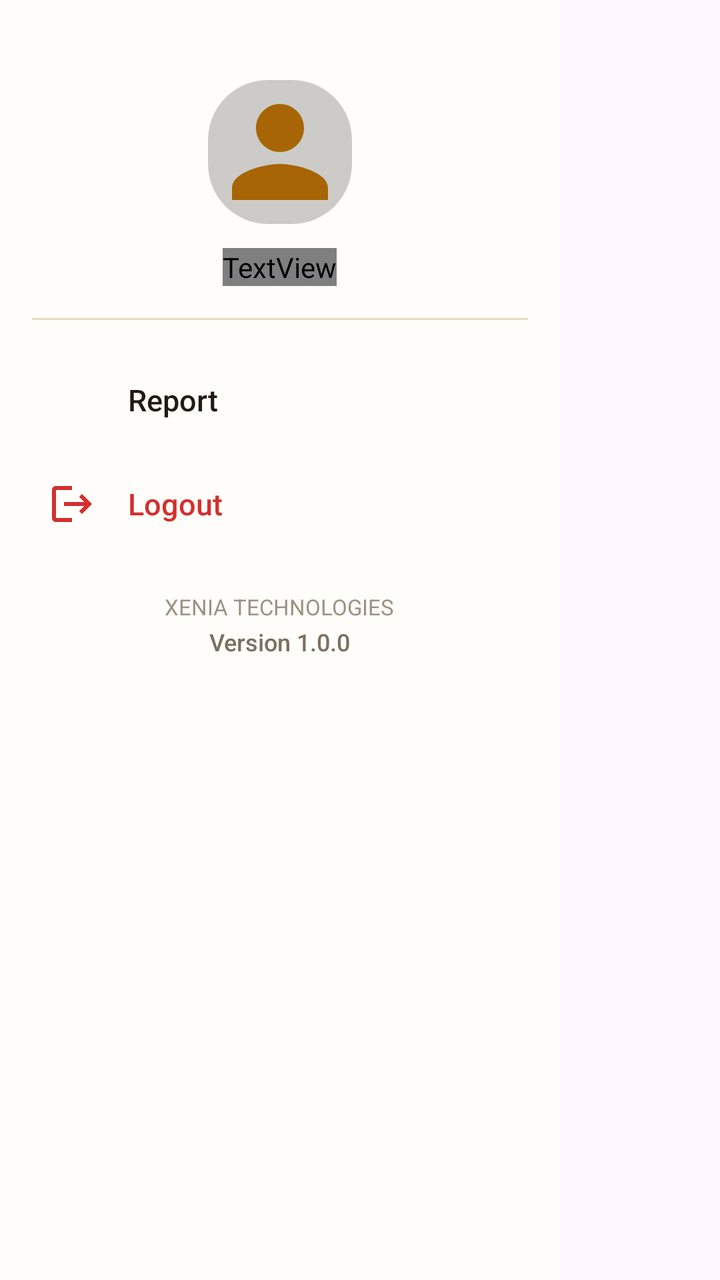
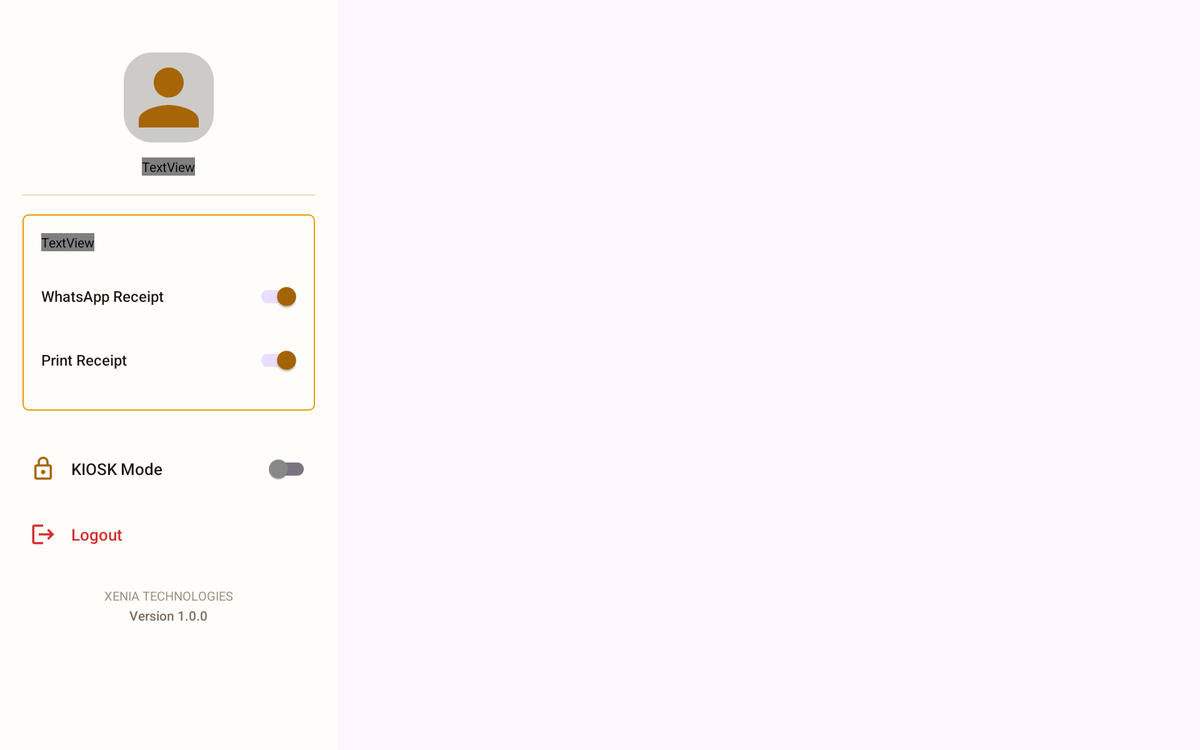

First picture: res/layout/ on a phone held upright. Second picture: the repository's own variant of that layout, on a device whose configuration matches the variant's folder. Source for both follows.
<!-- AndroidManifest.xml: application theme Theme.XeniaOneTempleApp -->
<!-- res/layout/nav_drawer_content.xml -->
<?xml version="1.0" encoding="utf-8"?>
<LinearLayout xmlns:android="http://schemas.android.com/apk/res/android"
    xmlns:app="http://schemas.android.com/apk/res-auto"
    android:layout_width="280dp"
    android:layout_height="match_parent"
    android:layout_gravity="start"
    android:background="@color/temple_card_bg"
    android:orientation="vertical"
    android:padding="16dp">

    
    <LinearLayout
        android:layout_width="match_parent"
        android:layout_height="wrap_content"
        android:layout_marginTop="24dp"
        android:gravity="center_horizontal"
        android:orientation="vertical"
        android:paddingBottom="16dp">

        <ImageView
            android:id="@+id/ivDrawerProfile"
            android:layout_width="72dp"
            android:layout_height="72dp"
            android:background="@drawable/bg_pill_operator"
            android:contentDescription="Profile Image"
            android:scaleType="centerCrop"
            android:src="@drawable/ic_person" />

        <TextView
            android:id="@+id/tvDrawerEmployeeName"
            android:layout_width="wrap_content"
            android:layout_height="wrap_content"
            android:layout_marginTop="12dp"
            android:fontFamily="sans-serif-bold"
            android:text="Counter Operator"
            android:textColor="@color/text_dark"
            android:textSize="16sp" />

        <TextView
            android:id="@+id/tvDrawerDesignation"
            android:layout_width="wrap_content"
            android:layout_height="wrap_content"
            android:layout_marginTop="2dp"
            android:fontFamily="sans-serif"
            android:text="Operations Manager"
            android:visibility="gone"
            android:textColor="@color/text_muted"
            android:textSize="13sp" />
    </LinearLayout>

    <View
        android:layout_width="match_parent"
        android:layout_height="1dp"
        android:layout_marginBottom="12dp"
        android:background="@color/table_divider" />

    
    <LinearLayout
        android:id="@+id/menuTerminalInfo"
        android:layout_width="match_parent"
        android:layout_height="wrap_content"
        android:background="?attr/selectableItemBackground"
        android:clickable="true"
        android:focusable="true"
        android:visibility="gone"
        android:gravity="center_vertical"
        android:orientation="horizontal"
        android:paddingHorizontal="8dp"
        android:paddingVertical="12dp">

        <ImageView
            android:layout_width="24dp"
            android:layout_height="24dp"
            android:src="@drawable/ic_pinelabs_pos"
            app:tint="@color/temple_gold_primary" />

        <TextView
            android:layout_width="wrap_content"
            android:layout_height="wrap_content"
            android:layout_marginStart="16dp"
            android:fontFamily="sans-serif-medium"
            android:text="Terminal Info"
            android:textColor="@color/text_dark"
            android:textSize="15sp" />
    </LinearLayout>

    
    <LinearLayout
        android:id="@+id/menuReport"
        android:layout_width="match_parent"
        android:layout_height="wrap_content"
        android:layout_marginTop="4dp"
        android:background="?attr/selectableItemBackground"
        android:clickable="true"
        android:focusable="true"
        android:visibility="visible"
        android:gravity="center_vertical"
        android:orientation="horizontal"
        android:paddingHorizontal="8dp"
        android:paddingVertical="12dp">

        <ImageView
            android:layout_width="24dp"
            android:layout_height="24dp"
            android:src="@drawable/ic_check_circle"
            app:tint="@color/temple_gold_primary" />

        <TextView
            android:layout_width="wrap_content"
            android:layout_height="wrap_content"
            android:layout_marginStart="16dp"
            android:fontFamily="sans-serif-medium"
            android:text="Report"
            android:textColor="@color/text_dark"
            android:textSize="15sp" />
    </LinearLayout>

    
    <LinearLayout
        android:id="@+id/menuLogout"
        android:layout_width="match_parent"
        android:layout_height="wrap_content"
        android:layout_marginTop="4dp"
        android:background="?attr/selectableItemBackground"
        android:clickable="true"
        android:focusable="true"
        android:gravity="center_vertical"
        android:orientation="horizontal"
        android:paddingHorizontal="8dp"
        android:paddingVertical="12dp">

        <ImageView
            android:layout_width="24dp"
            android:layout_height="24dp"
            android:src="@drawable/ic_logout"
            app:tint="@color/delete_red" />

        <TextView
            android:layout_width="wrap_content"
            android:layout_height="wrap_content"
            android:layout_marginStart="16dp"
            android:fontFamily="sans-serif-medium"
            android:text="Logout"
            android:textColor="@color/delete_red"
            android:textSize="15sp" />
    </LinearLayout>

    


    
    <LinearLayout
        android:layout_width="match_parent"
        android:layout_height="wrap_content"
        android:gravity="center"
        android:layout_marginTop="20dp"
        android:orientation="vertical"
        android:paddingBottom="16dp">

        <TextView
            android:layout_width="wrap_content"
            android:layout_height="wrap_content"
            android:fontFamily="sans-serif"
            android:text="@string/company_name"
            android:textColor="@color/text_subtle"
            android:textSize="11sp" />

        <TextView
            android:id="@+id/tvAppVersion"
            android:layout_width="wrap_content"
            android:layout_height="wrap_content"
            android:layout_marginTop="2dp"
            android:fontFamily="sans-serif-medium"
            android:text="Version 1.0.0"
            android:textColor="@color/text_muted"
            android:textSize="12sp" />
    </LinearLayout>

</LinearLayout>
<!-- resources referenced by this layout -->
<resources>
  <color name="delete_red">#D32F2F</color>
  <color name="table_divider">#EADBBD</color>
  <color name="temple_card_bg">#FFFDF9</color>
  <color name="temple_gold_primary">#A76505</color>
  <color name="text_dark">#211A13</color>
  <color name="text_muted">#7A7062</color>
  <color name="text_subtle">#9C9284</color>
  <!-- drawable bg_pill_operator (drawable) -->
  <?xml version="1.0" encoding="utf-8"?>
  <shape xmlns:android="http://schemas.android.com/apk/res/android"
      android:shape="rectangle">
      <solid android:color="#33000000" />
      <corners android:radius="30dp" />
  </shape>
  <!-- drawable ic_logout (drawable) -->
  <vector xmlns:android="http://schemas.android.com/apk/res/android"
      android:width="24dp"
      android:height="24dp"
      android:viewportWidth="24"
      android:viewportHeight="24">
    <path
        android:fillColor="#795548"
        android:pathData="M17,7l-1.41,1.41L18.17,11H8v2h10.17l-2.58,2.58L17,17l5,-5zM4,5h8V3H4c-1.1,0 -2,0.9 -2,2v14c0,1.1 0.9,2 2,2h8v-2H4V5z"/>
  </vector>
  <!-- drawable ic_person (drawable) -->
  <vector xmlns:android="http://schemas.android.com/apk/res/android"
      android:width="24dp"
      android:height="24dp"
      android:viewportWidth="24"
      android:viewportHeight="24">
    <path
        android:fillColor="#A76505"
        android:pathData="M12,12c2.21,0 4,-1.79 4,-4s-1.79,-4 -4,-4 -4,1.79 -4,4 1.79,4 4,4zM12,14c-2.67,0 -8,1.34 -8,4v2h16v-2c0,-2.66 -5.33,-4 -8,-4z"/>
  </vector>
  <!-- drawable ic_pinelabs_pos (drawable) -->
  <vector xmlns:android="http://schemas.android.com/apk/res/android"
      android:width="24dp"
      android:height="24dp"
      android:viewportWidth="24"
      android:viewportHeight="24">
      <path
          android:fillColor="#A76505"
          android:pathData="M17,2H7C5.9,2 5,2.9 5,4v16c0,1.1 0.9,2 2,2h10c1.1,0 2,-0.9 2,-2V4C19,2.9 18.1,2 17,2zM17,7H7V4h10V7zM8,11h2v2H8V11zM11,11h2v2h-2V11zM14,11h2v2h-2V11zM8,14h2v2H8V14zM11,14h2v2h-2V14zM14,14h2v2h-2V14zM8,17h2v2H8V17zM11,17h5v2h-5V17z"/>
  </vector>
  <string name="company_name">XENIA TECHNOLOGIES</string>
  <style name="Theme.XeniaOneTempleApp" parent="Base.Theme.XeniaOneTempleApp" />
  <style name="Base.Theme.XeniaOneTempleApp" parent="Theme.Material3.Light.NoActionBar">
          <item name="colorPrimary">@color/temple_gold_primary</item>
          <item name="colorPrimaryDark">@color/temple_gold_dark</item>
          <item name="colorSecondary">@color/pay_button_orange</item>
          <item name="android:statusBarColor">@color/temple_gold_primary</item>
          <item name="android:windowLightStatusBar">false</item>
          <item name="android:navigationBarColor">@color/billing_screen_bg</item>
          <item name="colorOnSurface">#8A8A8A</item>
      </style>
  <color name="temple_gold_dark">#7C4A02</color>
  <color name="pay_button_orange">#FE4A00</color>
  <color name="billing_screen_bg">#FAF1DA</color>
</resources>
<!-- res/layout-sw700dp/nav_drawer_content.xml (the repository's variant of the layout above) -->
<!-- drawn on a large tablet held sideways -->
<?xml version="1.0" encoding="utf-8"?>
<LinearLayout xmlns:android="http://schemas.android.com/apk/res/android"
    xmlns:app="http://schemas.android.com/apk/res-auto"
    android:layout_width="360dp"
    android:layout_height="match_parent"
    android:layout_gravity="start"
    android:background="@color/temple_card_bg"
    android:orientation="vertical"
    android:padding="24dp">

    
    <LinearLayout
        android:layout_width="match_parent"
        android:layout_height="wrap_content"
        android:layout_marginTop="32dp"
        android:gravity="center_horizontal"
        android:orientation="vertical"
        android:paddingBottom="20dp">

        <ImageView
            android:id="@+id/ivDrawerProfile"
            android:layout_width="96dp"
            android:layout_height="96dp"
            android:background="@drawable/bg_pill_operator"
            android:contentDescription="Profile Image"
            android:scaleType="centerCrop"
            android:src="@drawable/ic_person" />

        <TextView
            android:id="@+id/tvDrawerEmployeeName"
            android:layout_width="wrap_content"
            android:layout_height="wrap_content"
            android:layout_marginTop="16dp"
            android:fontFamily="sans-serif-bold"
            android:text="Counter Operator"
            android:textColor="@color/text_dark"
            android:textSize="20sp" />

        <TextView
            android:id="@+id/tvDrawerDesignation"
            android:layout_width="wrap_content"
            android:layout_height="wrap_content"
            android:layout_marginTop="4dp"
            android:fontFamily="sans-serif"
            android:text="Operations Manager"
            android:visibility="gone"
            android:textColor="@color/text_muted"
            android:textSize="15sp" />
    </LinearLayout>

    <View
        android:layout_width="match_parent"
        android:layout_height="1dp"
        android:layout_marginBottom="20dp"
        android:background="@color/table_divider" />

    
    <LinearLayout
        android:layout_width="match_parent"
        android:layout_height="wrap_content"
        android:layout_marginBottom="20dp"
        android:background="@drawable/bg_table_container"
        android:orientation="vertical"
        android:padding="20dp">

        <TextView
            android:layout_width="wrap_content"
            android:layout_height="wrap_content"
            android:layout_marginBottom="14dp"
            android:fontFamily="sans-serif-bold"
            android:text="Receipt &amp; Dispatch Options"
            android:textColor="@color/text_dark"
            android:textSize="16sp" />

        
        <LinearLayout
            android:layout_width="match_parent"
            android:layout_height="wrap_content"
            android:gravity="center_vertical"
            android:orientation="horizontal"
            android:paddingVertical="10dp">

            <TextView
                android:layout_width="0dp"
                android:layout_height="wrap_content"
                android:layout_weight="1"
                android:fontFamily="sans-serif-medium"
                android:text="WhatsApp Receipt"
                android:textColor="@color/text_dark"
                android:textSize="16sp" />

            <androidx.appcompat.widget.SwitchCompat
                android:id="@+id/switchWhatsApp"
                android:layout_width="wrap_content"
                android:layout_height="wrap_content"
                android:checked="true" />
        </LinearLayout>

        
        <LinearLayout
            android:layout_width="match_parent"
            android:layout_height="wrap_content"
            android:gravity="center_vertical"
            android:orientation="horizontal"
            android:paddingVertical="10dp">

            <TextView
                android:layout_width="0dp"
                android:layout_height="wrap_content"
                android:layout_weight="1"
                android:fontFamily="sans-serif-medium"
                android:text="Print Receipt"
                android:textColor="@color/text_dark"
                android:textSize="16sp" />

            <androidx.appcompat.widget.SwitchCompat
                android:id="@+id/switchPrint"
                android:layout_width="wrap_content"
                android:layout_height="wrap_content"
                android:checked="true" />
        </LinearLayout>
    </LinearLayout>

    
    <LinearLayout
        android:id="@+id/menuTerminalInfo"
        android:layout_width="match_parent"
        android:layout_height="wrap_content"
        android:background="?attr/selectableItemBackground"
        android:clickable="true"
        android:focusable="true"
        android:visibility="gone"
        android:gravity="center_vertical"
        android:orientation="horizontal"
        android:paddingHorizontal="8dp"
        android:paddingVertical="14dp">

        <ImageView
            android:layout_width="28dp"
            android:layout_height="28dp"
            android:src="@drawable/ic_pinelabs_pos"
            app:tint="@color/temple_gold_primary" />

        <TextView
            android:layout_width="wrap_content"
            android:layout_height="wrap_content"
            android:layout_marginStart="16dp"
            android:fontFamily="sans-serif-medium"
            android:text="Terminal Info"
            android:textColor="@color/text_dark"
            android:textSize="17sp" />
    </LinearLayout>

    
    <LinearLayout
        android:id="@+id/menuReport"
        android:layout_width="match_parent"
        android:layout_height="wrap_content"
        android:layout_marginTop="4dp"
        android:background="?attr/selectableItemBackground"
        android:clickable="true"
        android:focusable="true"
        android:visibility="gone"
        android:gravity="center_vertical"
        android:orientation="horizontal"
        android:paddingHorizontal="8dp"
        android:paddingVertical="14dp">

        <ImageView
            android:layout_width="28dp"
            android:layout_height="28dp"
            android:src="@drawable/ic_check_circle"
            app:tint="@color/temple_gold_primary" />

        <TextView
            android:layout_width="wrap_content"
            android:layout_height="wrap_content"
            android:layout_marginStart="16dp"
            android:fontFamily="sans-serif-medium"
            android:text="Report"
            android:textColor="@color/text_dark"
            android:textSize="17sp" />
    </LinearLayout>

    
    <LinearLayout
        android:id="@+id/menuLockCounter"
        android:layout_width="match_parent"
        android:layout_height="wrap_content"
        android:layout_marginTop="4dp"
        android:background="?attr/selectableItemBackground"
        android:clickable="true"
        android:focusable="true"
        android:gravity="center_vertical"
        android:orientation="horizontal"
        android:paddingHorizontal="8dp"
        android:paddingVertical="14dp">

        <ImageView
            android:layout_width="28dp"
            android:layout_height="28dp"
            android:src="@drawable/ic_lock"
            app:tint="@color/temple_gold_primary" />

        <TextView
            android:layout_width="0dp"
            android:layout_height="wrap_content"
            android:layout_marginStart="16dp"
            android:layout_weight="1"
            android:fontFamily="sans-serif-medium"
            android:text="KIOSK Mode"
            android:textColor="@color/text_dark"
            android:textSize="17sp" />

        <androidx.appcompat.widget.SwitchCompat
            android:id="@+id/switchKioskMode"
            android:layout_width="wrap_content"
            android:layout_height="wrap_content"
            android:checked="false" />
    </LinearLayout>

    
    <LinearLayout
        android:id="@+id/menuLogout"
        android:layout_width="match_parent"
        android:layout_height="wrap_content"
        android:layout_marginTop="4dp"
        android:background="?attr/selectableItemBackground"
        android:clickable="true"
        android:focusable="true"
        android:gravity="center_vertical"
        android:orientation="horizontal"
        android:paddingHorizontal="8dp"
        android:paddingVertical="14dp">

        <ImageView
            android:layout_width="28dp"
            android:layout_height="28dp"
            android:src="@drawable/ic_logout"
            app:tint="@color/delete_red" />

        <TextView
            android:layout_width="wrap_content"
            android:layout_height="wrap_content"
            android:layout_marginStart="16dp"
            android:fontFamily="sans-serif-medium"
            android:text="Logout"
            android:textColor="@color/delete_red"
            android:textSize="17sp" />
    </LinearLayout>

    
    <LinearLayout
        android:layout_width="match_parent"
        android:layout_height="wrap_content"
        android:gravity="center"
        android:layout_marginTop="28dp"
        android:orientation="vertical"
        android:paddingBottom="20dp">

        <TextView
            android:layout_width="wrap_content"
            android:layout_height="wrap_content"
            android:fontFamily="sans-serif"
            android:text="@string/company_name"
            android:textColor="@color/text_subtle"
            android:textSize="13sp" />

        <TextView
            android:id="@+id/tvAppVersion"
            android:layout_width="wrap_content"
            android:layout_height="wrap_content"
            android:layout_marginTop="2dp"
            android:fontFamily="sans-serif-medium"
            android:text="Version 1.0.0"
            android:textColor="@color/text_muted"
            android:textSize="14sp" />
    </LinearLayout>

</LinearLayout>
<!-- resources referenced by the variant -->
<!-- as a large tablet held sideways resolves them -->
<resources>
  <color name="delete_red">#D32F2F</color>
  <color name="table_divider">#EADBBD</color>
  <color name="temple_card_bg">#FFFDF9</color>
  <color name="temple_gold_primary">#A76505</color>
  <color name="text_dark">#211A13</color>
  <color name="text_muted">#7A7062</color>
  <color name="text_subtle">#9C9284</color>
  <!-- drawable bg_pill_operator (drawable) -->
  <?xml version="1.0" encoding="utf-8"?>
  <shape xmlns:android="http://schemas.android.com/apk/res/android"
      android:shape="rectangle">
      <solid android:color="#33000000" />
      <corners android:radius="30dp" />
  </shape>
  <!-- drawable bg_table_container (drawable) -->
  <?xml version="1.0" encoding="utf-8"?>
  <shape xmlns:android="http://schemas.android.com/apk/res/android"
      android:shape="rectangle">
      <solid android:color="@color/temple_card_bg" />
      <stroke
          android:width="1dp"
          android:color="@color/table_border" />
      <corners android:radius="6dp" />
  </shape>
  <!-- drawable ic_lock (drawable) -->
  <vector xmlns:android="http://schemas.android.com/apk/res/android"
      android:width="24dp"
      android:height="24dp"
      android:viewportWidth="24"
      android:viewportHeight="24">
    <path
        android:fillColor="#A76505"
        android:pathData="M18,8h-1V6c0,-2.76 -2.24,-5 -5,-5S7,3.24 7,6v2H6c-1.1,0 -2,0.9 -2,2v10c0,1.1 0.9,2 2,2h12c1.1,0 2,-0.9 2,-2V10c0,-1.1 -0.9,-2 -2,-2zM9,6c0,-1.66 1.34,-3 3,-3s3,1.34 3,3v2H9V6zm9,14H6V10h12v10zm-6,-3c1.1,0 2,-0.9 2,-2s-0.9,-2 -2,-2 -2,0.9 -2,2 0.9,2 2,2z"/>
  </vector>
  <!-- drawable ic_logout (drawable) -->
  <vector xmlns:android="http://schemas.android.com/apk/res/android"
      android:width="24dp"
      android:height="24dp"
      android:viewportWidth="24"
      android:viewportHeight="24">
    <path
        android:fillColor="#795548"
        android:pathData="M17,7l-1.41,1.41L18.17,11H8v2h10.17l-2.58,2.58L17,17l5,-5zM4,5h8V3H4c-1.1,0 -2,0.9 -2,2v14c0,1.1 0.9,2 2,2h8v-2H4V5z"/>
  </vector>
  <!-- drawable ic_person (drawable) -->
  <vector xmlns:android="http://schemas.android.com/apk/res/android"
      android:width="24dp"
      android:height="24dp"
      android:viewportWidth="24"
      android:viewportHeight="24">
    <path
        android:fillColor="#A76505"
        android:pathData="M12,12c2.21,0 4,-1.79 4,-4s-1.79,-4 -4,-4 -4,1.79 -4,4 1.79,4 4,4zM12,14c-2.67,0 -8,1.34 -8,4v2h16v-2c0,-2.66 -5.33,-4 -8,-4z"/>
  </vector>
  <!-- drawable ic_pinelabs_pos (drawable) -->
  <vector xmlns:android="http://schemas.android.com/apk/res/android"
      android:width="24dp"
      android:height="24dp"
      android:viewportWidth="24"
      android:viewportHeight="24">
      <path
          android:fillColor="#A76505"
          android:pathData="M17,2H7C5.9,2 5,2.9 5,4v16c0,1.1 0.9,2 2,2h10c1.1,0 2,-0.9 2,-2V4C19,2.9 18.1,2 17,2zM17,7H7V4h10V7zM8,11h2v2H8V11zM11,11h2v2h-2V11zM14,11h2v2h-2V11zM8,14h2v2H8V14zM11,14h2v2h-2V14zM14,14h2v2h-2V14zM8,17h2v2H8V17zM11,17h5v2h-5V17z"/>
  </vector>
  <string name="company_name">XENIA TECHNOLOGIES</string>
  <style name="Theme.XeniaOneTempleApp" parent="Base.Theme.XeniaOneTempleApp" />
  <color name="table_border">#E59B00</color>
  <style name="Base.Theme.XeniaOneTempleApp" parent="Theme.Material3.Light.NoActionBar">
          <item name="colorPrimary">@color/temple_gold_primary</item>
          <item name="colorPrimaryDark">@color/temple_gold_dark</item>
          <item name="colorSecondary">@color/pay_button_orange</item>
          <item name="android:statusBarColor">@color/temple_gold_primary</item>
          <item name="android:windowLightStatusBar">false</item>
          <item name="android:navigationBarColor">@color/billing_screen_bg</item>
          <item name="colorOnSurface">#8A8A8A</item>
      </style>
  <color name="temple_gold_dark">#7C4A02</color>
  <color name="pay_button_orange">#FE4A00</color>
  <color name="billing_screen_bg">#FAF1DA</color>
</resources>
